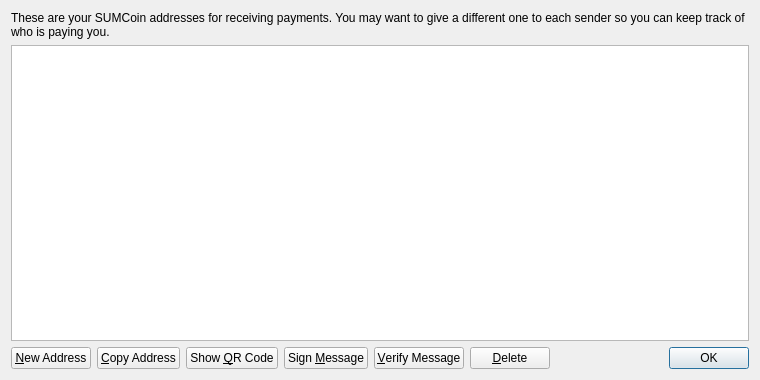
<?xml version="1.0" encoding="UTF-8"?>
<ui version="4.0">
 <class>AddressBookPage</class>
 <widget class="QWidget" name="AddressBookPage">
  <property name="geometry">
   <rect>
    <x>0</x>
    <y>0</y>
    <width>760</width>
    <height>380</height>
   </rect>
  </property>
  <property name="windowTitle">
   <string>Address Book</string>
  </property>
  <layout class="QVBoxLayout" name="verticalLayout">
   <item>
    <widget class="QLabel" name="labelExplanation">
     <property name="text">
      <string>These are your SUMCoin addresses for receiving payments. You may want to give a different one to each sender so you can keep track of who is paying you.</string>
     </property>
     <property name="textFormat">
      <enum>Qt::PlainText</enum>
     </property>
     <property name="wordWrap">
      <bool>true</bool>
     </property>
    </widget>
   </item>
   <item>
    <widget class="QTableView" name="tableView">
     <property name="contextMenuPolicy">
      <enum>Qt::CustomContextMenu</enum>
     </property>
     <property name="toolTip">
      <string>Double-click to edit address or label</string>
     </property>
     <property name="tabKeyNavigation">
      <bool>false</bool>
     </property>
     <property name="alternatingRowColors">
      <bool>true</bool>
     </property>
     <property name="selectionMode">
      <enum>QAbstractItemView::SingleSelection</enum>
     </property>
     <property name="selectionBehavior">
      <enum>QAbstractItemView::SelectRows</enum>
     </property>
     <property name="sortingEnabled">
      <bool>true</bool>
     </property>
     <attribute name="verticalHeaderVisible">
      <bool>false</bool>
     </attribute>
    </widget>
   </item>
   <item>
    <layout class="QHBoxLayout" name="horizontalLayout">
     <item>
      <widget class="QPushButton" name="newAddressButton">
       <property name="toolTip">
        <string>Create a new address</string>
       </property>
       <property name="text">
        <string>&amp;New Address</string>
       </property>
       <property name="icon">
        <iconset resource="../bitcoin.qrc">
         <normaloff>:/icons/add</normaloff>:/icons/add</iconset>
       </property>
      </widget>
     </item>
     <item>
      <widget class="QPushButton" name="copyToClipboard">
       <property name="toolTip">
        <string>Copy the currently selected address to the system clipboard</string>
       </property>
       <property name="text">
        <string>&amp;Copy Address</string>
       </property>
       <property name="icon">
        <iconset resource="../bitcoin.qrc">
         <normaloff>:/icons/editcopy</normaloff>:/icons/editcopy</iconset>
       </property>
      </widget>
     </item>
     <item>
      <widget class="QPushButton" name="showQRCode">
       <property name="text">
        <string>Show &amp;QR Code</string>
       </property>
       <property name="icon">
        <iconset resource="../bitcoin.qrc">
         <normaloff>:/icons/qrcode</normaloff>:/icons/qrcode</iconset>
       </property>
      </widget>
     </item>
     <item>
      <widget class="QPushButton" name="signMessage">
       <property name="toolTip">
        <string>Sign a message to prove you own a SUMCoin address</string>
       </property>
       <property name="text">
        <string>Sign &amp;Message</string>
       </property>
       <property name="icon">
        <iconset resource="../bitcoin.qrc">
         <normaloff>:/icons/edit</normaloff>:/icons/edit</iconset>
       </property>
      </widget>
     </item>
     <item>
      <widget class="QPushButton" name="verifyMessage">
       <property name="toolTip">
        <string>Verify a message to ensure it was signed with a specified SUMCoin address</string>
       </property>
       <property name="text">
        <string>&amp;Verify Message</string>
       </property>
       <property name="icon">
        <iconset resource="../bitcoin.qrc">
         <normaloff>:/icons/transaction_0</normaloff>:/icons/transaction_0</iconset>
       </property>
      </widget>
     </item>
     <item>
      <widget class="QPushButton" name="deleteButton">
       <property name="toolTip">
        <string>Delete the currently selected address from the list</string>
       </property>
       <property name="text">
        <string>&amp;Delete</string>
       </property>
       <property name="icon">
        <iconset resource="../bitcoin.qrc">
         <normaloff>:/icons/remove</normaloff>:/icons/remove</iconset>
       </property>
      </widget>
     </item>
     <item>
      <spacer name="horizontalSpacer">
       <property name="orientation">
        <enum>Qt::Horizontal</enum>
       </property>
       <property name="sizeHint" stdset="0">
        <size>
         <width>40</width>
         <height>20</height>
        </size>
       </property>
      </spacer>
     </item>
     <item>
      <widget class="QDialogButtonBox" name="buttonBox">
       <property name="sizePolicy">
        <sizepolicy hsizetype="Maximum" vsizetype="Fixed">
         <horstretch>0</horstretch>
         <verstretch>0</verstretch>
        </sizepolicy>
       </property>
       <property name="standardButtons">
        <set>QDialogButtonBox::Ok</set>
       </property>
      </widget>
     </item>
    </layout>
   </item>
  </layout>
 </widget>
 <resources>
  <include location="../bitcoin.qrc"/>
 </resources>
 <connections/>
</ui>
